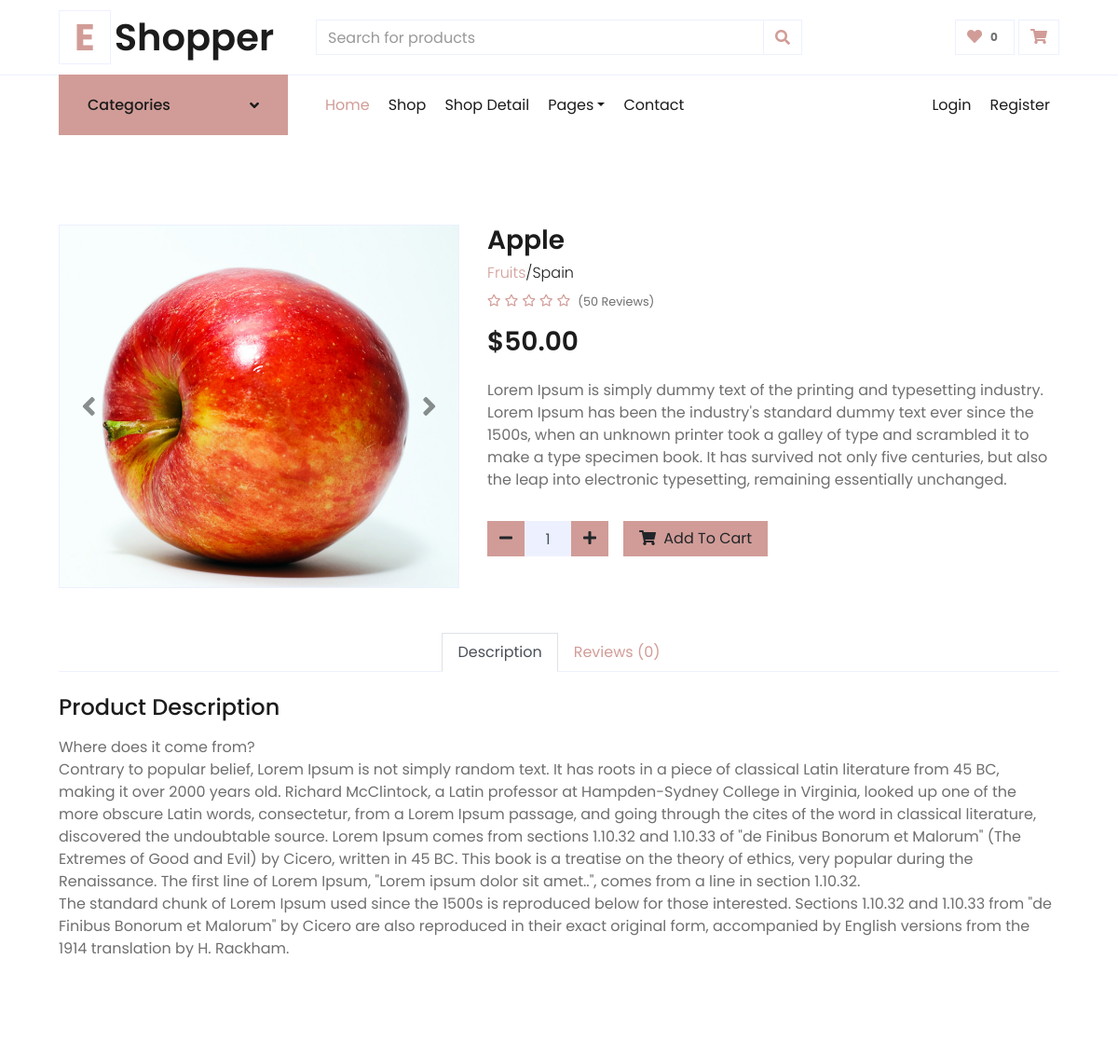
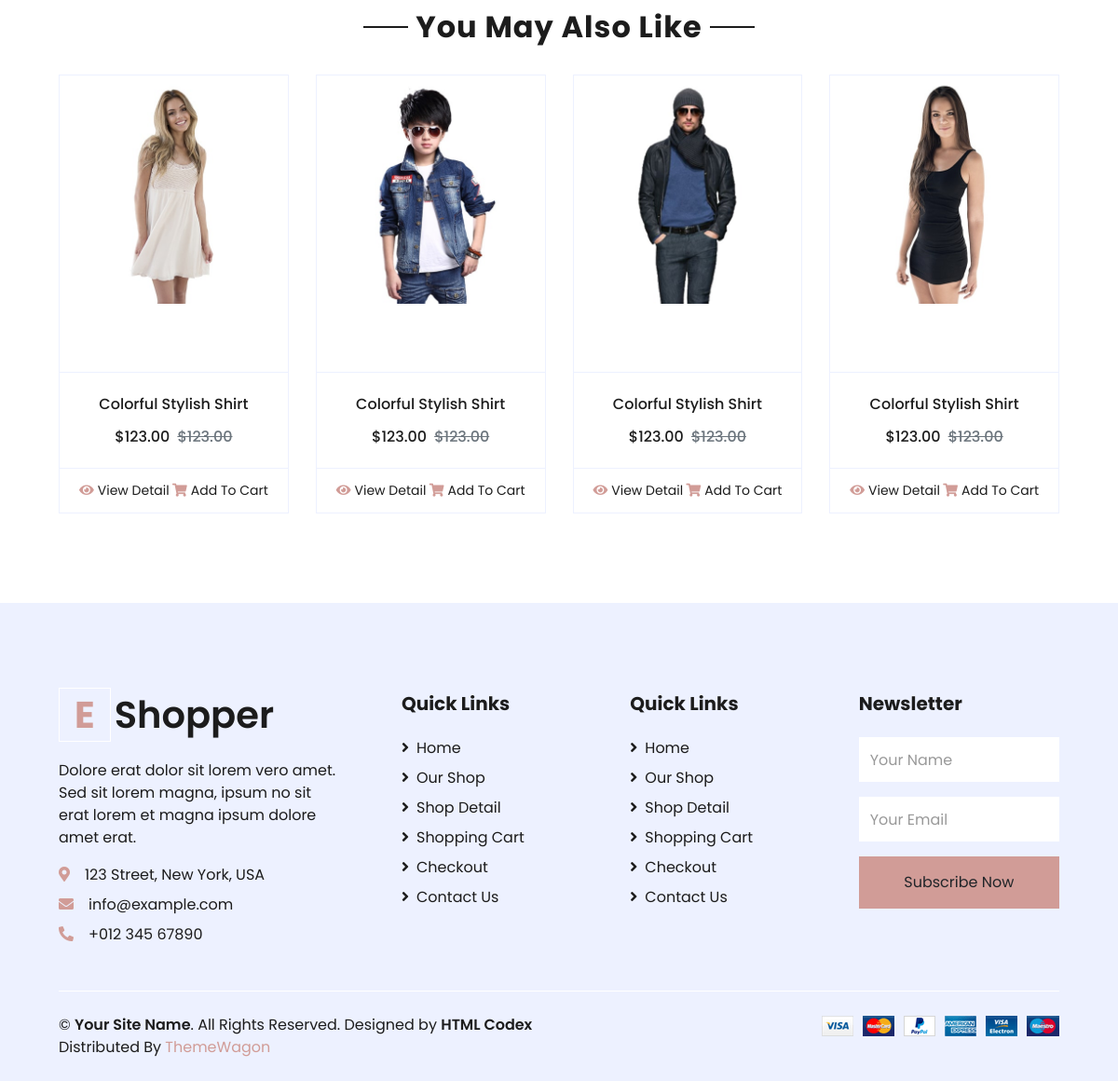
The app's page /product/2 with its own data (2 pictures, top to bottom).
### shop/models.py (models this page shows, shortened)
class Product(models.Model):
    product_name = models.CharField(max_length=30)
    unit_price = models.DecimalField(max_digits=10, decimal_places=2)
    old_price = models.DecimalField(max_digits=10, decimal_places=2, default=0)
    country = models.ForeignKey(Country, on_delete=models.DO_NOTHING)
    product_category = models.ForeignKey(ProductCategory, on_delete=models.DO_NOTHING)
    details = models.TextField(max_length=500, blank=True)
    description = models.TextField(max_length=2000, blank=True)
    rating = models.IntegerField(default=0)
    photo = models.ImageField(upload_to='products/', blank=True)
    class Meta:
        verbose_name = "Product"
        verbose_name_plural = "Products"

class ProductCategory(models.Model):
    category_name = models.CharField(max_length=30, blank=False, unique=True)
    slug = models.SlugField(null=True)
    class Meta:
        verbose_name = "Product category"
        verbose_name_plural = "Product categories"
    def __str__(self) -> str:
        return self.category_name

class Country(models.Model):
    country_name = models.CharField(max_length=30, blank=False, unique=True)
    class Meta:
        verbose_name = "Country"
        verbose_name_plural = "Countries"
    def __str__(self) -> str:
        return self.country_name

### shop/views.py (the view)
# urls.py: path('product/<int:pk>', views.product_detail_page, name='detail_page')
def product_detail_page(request, pk):
    categories = ProductCategory.objects.all()
    product = get_object_or_404(Product, pk=pk)
    return render(request, 'shop/detail.html', {'product':product,
                                            'categories':categories,
                                            'cart_product_form': CartAddProductForm()})

### cart/forms.py
class CartAddProductForm(forms.Form):
    quantity = forms.TypedChoiceField(choices=PRODUCT_QUANTITY_CHOICES,
                                        coerce=int)
    update_quantity = forms.BooleanField(required=False, initial=False,
                                widget=forms.HiddenInput)

### shop/templates/shop/detail.html (shortened to what this page needs)
{% extends 'base.html' %}
{% load static %}
{% block content %}
    <div class="container-fluid py-5">
        <div class="row px-xl-5">
            <div class="col-lg-5 pb-5">
                <div id="product-carousel" class="carousel slide" data-ride="carousel">
                    <div class="carousel-inner border">
                        <div class="carousel-item active">
                            <img class="w-100 h-100" src="{{product.photo.url}}" alt="Image">
                        </div>
                    </div>
                    <a class="carousel-control-prev" href="#product-carousel" data-slide="prev">
                        <i class="fa fa-2x fa-angle-left text-dark"></i>
                    </a>
                    <a class="carousel-control-next" href="#product-carousel" data-slide="next">
                        <i class="fa fa-2x fa-angle-right text-dark"></i>
                    </a>
                </div>
            </div>
            <div class="col-lg-7 pb-5">
                <h3 class="font-weight-semi-bold">{{product.product_name}}</h3>
                <h6 class="font-weight-light"><a href="">{{product.product_category}}</a>/{{product.country}}</h6>
                <div class="d-flex mb-3">
                    <div class="text-primary mr-2">
                    {% with ''|center:5 as range %}
                    {% for _ in range %}
                        {% if forloop.counter <= product.rating %}
                        <small class="fas fa-star"></small>
                        {% else %}
                        <small class="far fa-star"></small>
                        {% endif %}
                    {% endfor %}
                    {% endwith %}
                    </div>
                    <small class="pt-1">(50 Reviews)</small>
                </div>
                <h3 class="font-weight-semi-bold mb-4">${{product.unit_price}} {% if product.old_price > 0 %}<del class="text-muted h5">${{product.old_price}}</del>{% endif %}</h3>
                <p class="mb-4">{{product.details}}</p>
                <div class="d-flex align-items-center mb-4 pt-2">
                    <div class="input-group quantity mr-3" style="width: 130px;">
                        <div class="input-group-btn">
                            <button class="btn btn-primary btn-minus" >
                            <i class="fa fa-minus"></i>
                            </button>
                        </div>
                        <input type="text" class="form-control bg-secondary text-center" value="1">
                        <div class="input-group-btn">
                            <button class="btn btn-primary btn-plus">
                                <i class="fa fa-plus"></i>
                            </button>
                        </div>
                    </div>
                    <form action="{% url 'cart:cart_add' product_id=product.pk %}" name="cart_add_form_{{product.pk}}" method="post">
                        <button onClick="document.cart_add_form_{{product.pk}}.submit()" class="btn btn-primary px-3"><i class="fa fa-shopping-cart mr-1"></i> Add To Cart</button>
                    </form>
                </div>
            </div>
        </div>
        <div class="row px-xl-5">
            <div class="col">
                <div class="nav nav-tabs justify-content-center border-secondary mb-4">
                    <a class="nav-item nav-link active" data-toggle="tab" href="#tab-pane-1">Description</a>
                    <a class="nav-item nav-link" data-toggle="tab" href="#tab-pane-2">Reviews (0)</a>
                </div>
                <div class="tab-content">
                    <div class="tab-pane fade show active" id="tab-pane-1">
                        <h4 class="mb-3">Product Description</h4>
                        <p>{{product.description|safe}}</p>
                    </div>
                </div>
            </div>
        </div>
    </div>
    <div class="container-fluid py-5">
        <div class="text-center mb-4">
            <h2 class="section-title px-5"><span class="px-2">You May Also Like</span></h2>
        </div>
        <div class="row px-xl-5">
            <div class="col">
                <div class="owl-carousel related-carousel">
                    <div class="card product-item border-0">
                        <div class="card-header product-img position-relative overflow-hidden bg-transparent border p-0">
                            <img class="img-fluid w-100" src="{% static 'img/product-1.jpg' %}" alt="">
                        </div>
                        <div class="card-body border-left border-right text-center p-0 pt-4 pb-3">
                            <h6 class="text-truncate mb-3">Colorful Stylish Shirt</h6>
                            <div class="d-flex justify-content-center">
                                <h6>$123.00</h6><h6 class="text-muted ml-2"><del>$123.00</del></h6>
                            </div>
                        </div>
                        <div class="card-footer d-flex justify-content-between bg-light border">
                            <a href="" class="btn btn-sm text-dark p-0"><i class="fas fa-eye text-primary mr-1"></i>View Detail</a>
                            <a href="" class="btn btn-sm text-dark p-0"><i class="fas fa-shopping-cart text-primary mr-1"></i>Add To Cart</a>
                        </div>
                    </div>
                    <div class="card product-item border-0">
                        <div class="card-header product-img position-relative overflow-hidden bg-transparent border p-0">
                            <img class="img-fluid w-100" src="{% static 'img/product-2.jpg' %}" alt="">
                        </div>
                        <div class="card-body border-left border-right text-center p-0 pt-4 pb-3">
                            <h6 class="text-truncate mb-3">Colorful Stylish Shirt</h6>
                            <div class="d-flex justify-content-center">
                                <h6>$123.00</h6><h6 class="text-muted ml-2"><del>$123.00</del></h6>
                            </div>
                        </div>
                        <div class="card-footer d-flex justify-content-between bg-light border">
                            <a href="" class="btn btn-sm text-dark p-0"><i class="fas fa-eye text-primary mr-1"></i>View Detail</a>
                            <a href="" class="btn btn-sm text-dark p-0"><i class="fas fa-shopping-cart text-primary mr-1"></i>Add To Cart</a>
                        </div>
                    </div>
                    <div class="card product-item border-0">
                        <div class="card-header product-img position-relative overflow-hidden bg-transparent border p-0">
                            <img class="img-fluid w-100" src="{% static 'img/product-3.jpg' %}" alt="">
                        </div>
                        <div class="card-body border-left border-right text-center p-0 pt-4 pb-3">
                            <h6 class="text-truncate mb-3">Colorful Stylish Shirt</h6>
                            <div class="d-flex justify-content-center">
                                <h6>$123.00</h6><h6 class="text-muted ml-2"><del>$123.00</del></h6>
                            </div>
                        </div>
                        <div class="card-footer d-flex justify-content-between bg-light border">
                            <a href="" class="btn btn-sm text-dark p-0"><i class="fas fa-eye text-primary mr-1"></i>View Detail</a>
                            <a href="" class="btn btn-sm text-dark p-0"><i class="fas fa-shopping-cart text-primary mr-1"></i>Add To Cart</a>
                        </div>
                    </div>
                    <div class="card product-item border-0">
                        <div class="card-header product-img position-relative overflow-hidden bg-transparent border p-0">
                            <img class="img-fluid w-100" src="{% static 'img/product-4.jpg' %}" alt="">
                        </div>
                        <div class="card-body border-left border-right text-center p-0 pt-4 pb-3">
                            <h6 class="text-truncate mb-3">Colorful Stylish Shirt</h6>
                            <div class="d-flex justify-content-center">
                                <h6>$123.00</h6><h6 class="text-muted ml-2"><del>$123.00</del></h6>
                            </div>
                        </div>
                        <div class="card-footer d-flex justify-content-between bg-light border">
                            <a href="" class="btn btn-sm text-dark p-0"><i class="fas fa-eye text-primary mr-1"></i>View Detail</a>
                            <a href="" class="btn btn-sm text-dark p-0"><i class="fas fa-shopping-cart text-primary mr-1"></i>Add To Cart</a>
                        </div>
                    </div>
                </div>
            </div>
        </div>
    </div>
{% endblock %}

### records on screen
Product: photo (picture), product_name "Apple", product_category "Fruits", country "Spain", rating 0 (drawn), unit_price "50.00", details "Lorem Ipsum is simply dummy text of the printing and typesetting industry. Lorem Ipsum has been the industry's standard dummy text ever since the 1500s, when an unknown printer took a galley of type and scrambled it to make a type specimen book. It has survived not only five centuries, but also the leap into electronic typesetting, remaining essentially unchanged.", description "Where does it come from? Contrary to popular belief, Lorem Ipsum is not simply random text. It has roots in a piece of classical Latin literature from 45 BC, making it over 2000 years old. Richard McClintock, a Latin professor at Hampden-Sydney College in Virginia, looked up one of the more obscure Latin words, consectetur, from a Lorem Ipsum passage, and going through the cites of the word in classical literature, discovered the undoubtable source. Lorem Ipsum comes from sections 1.10.32 and 1.10.33 of \"de Finibus Bonorum et Malorum\" (The Extremes of Good and Evil) by Cicero, written in 45 BC. This book is a treatise on the theory of ethics, very popular during the Renaissance. The first…"
